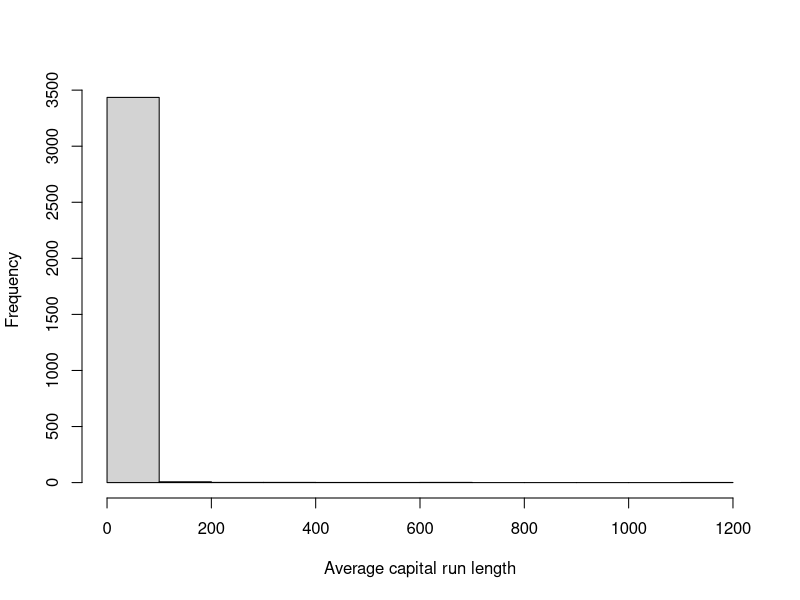
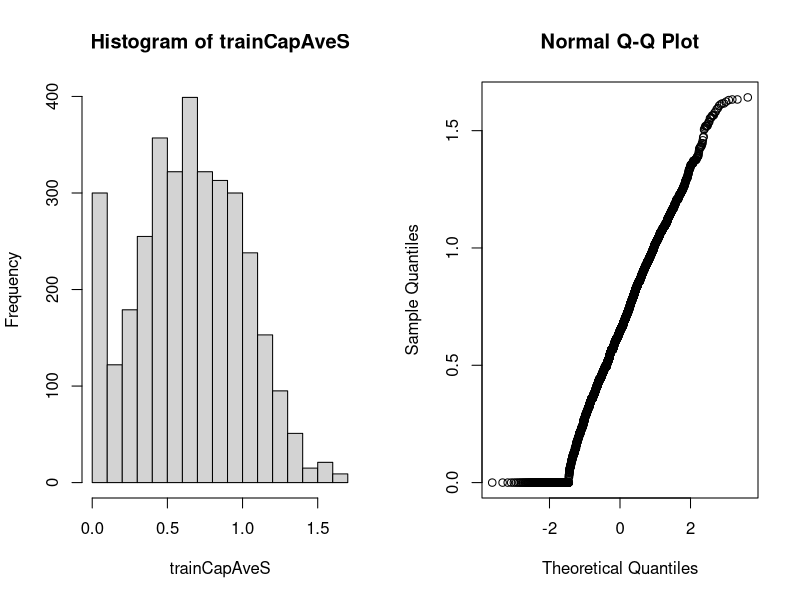
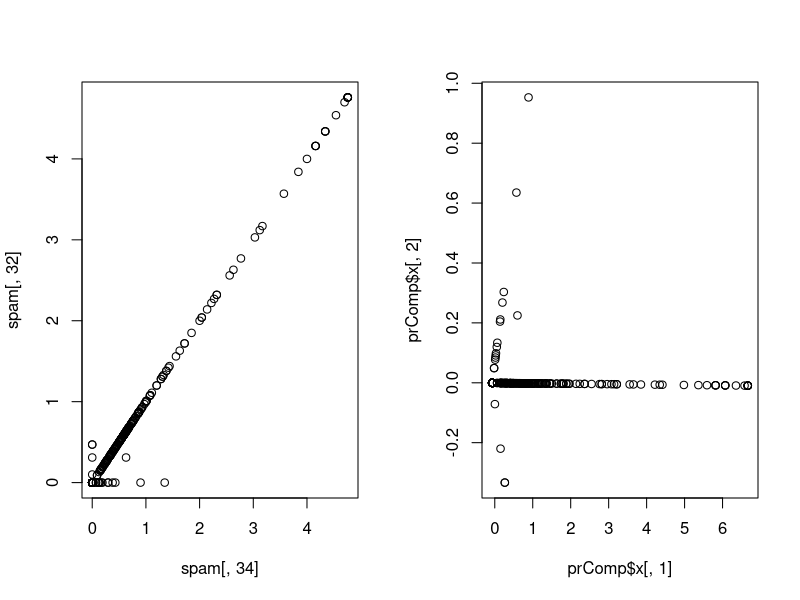
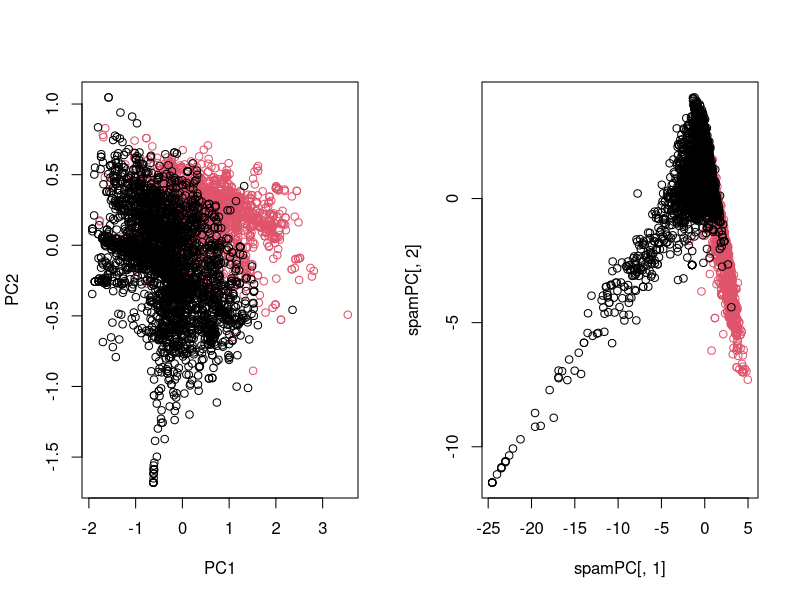

These charts were generated, in order, by the following R code:
library(caret)
library(kernlab)

data(spam)

#createDataPartition generates the indexes to be used in the partition
inTrain <- createDataPartition(y=spam$type, p=0.75, list = FALSE)

training <- spam[inTrain,]
testing <- spam[-inTrain,]

#By plotting the variables we check for weird behaviours in their distribution, skewed
# distributions etc -> need to transform them in order to make them more useful for
# prediction algorithms. This is particularly true when you're using
# model based algorithms. Like linear discriminate analysis, naive Bayes, linear regression

# histogram of average of capital letters IN A ROW, in spam training set
hist(training$capitalAve, main = "", xlab = "Average capital run length")

# In the histogram we can see that most averages ara about 0 to 100 but there are
# a few moch more larger (up to 1200) so we have a very SKEWED VARIABLE

mean(training$capitalAve)
# [1] 5.092227
sd(training$capitalAve)
# [1] 29.72811

# The standard deviation shows how  highly variable the variable is,
# so the need to preprocess:

# Standardizing  -----------------------------------------------------------

trainCapAve <- training$capitalAve
trainCapAveS <- (trainCapAve-mean(trainCapAve))/sd(trainCapAve)
mean(trainCapAveS) #really close to zero
sd(trainCapAveS) # 1

#Standardizing the test set
# IMPORTANT when running a prediction model on the testing set, we standardize
# the set using the mean and sd FROM the TRAINING set

testCapAve <- testing$capitalAve
testCapAveS <- (testCapAve-mean(trainCapAve))/sd(trainCapAve)
mean(testCapAveS) # WILL not be zero since we are standardizing with traning set mean and sd
sd(testCapAveS)  # WILL not be 1


# caret::preProcess function ----------------------------------------------

names(training)[58]
# [1] "type"
preObj <- preProcess(training[,-58], method = c("center","scale"))
# This will create an object usable to preprocess both the training and testing set
# this method performs the same normal standardization as in the previous chunk
# On ALL VARIABLES

trainCapAveS <- predict(preObj, training[,-58])$capitalAve
mean(trainCapAveS)
sd(trainCapAveS)

# the same preObj can be used to preprocess the testing set. The predict
# function will take the same values calculated with the traininig set an apply them
# to the testing set
testCapAveS <- predict(preObj, testing[,-58])$capitalAve
mean(testCapAveS)
sd(testCapAveS)

# PASSING preProcess as an ARGUMENT to caret::train function
set.seed(32343)
modelFit <- train(type ~., data = training, preProcess=c("center", "scale"),
                  method="glm")
modelFit

# Box Cox Transform -------------------------------------------------------


# A Box Cox transformation is a way to transform non-normal dependent variables into a
# normal shape. Normality is an important assumption for many statistical techniques;
# if your data isn’t normal, applying a Box-Cox means that you are able to run a broader
# number of tests.

preObj <- preProcess(training[,-58], method = c("BoxCox"))
trainCapAveS <- predict(preObj, training[,-58])$capitalAve

#checking that the new data is normal:
par(mfrow=c(1,2))
hist(trainCapAveS)
qqnorm(trainCapAveS)

# Impute data -------------------------------------------------------------

# if some data is missing (NA's) we have to impute values into the data set, since
# usually prediction and training algorithms don't handle missing data


# For the example make some values NA
set.seed(13343)
training$capAveNA <- training$capitalAve
selectNA <- rbinom(dim(training)[1], size = 1, prob = 0.05) == 1
training$capAveNA[selectNA] <- NA

# Impute and standardize (impute using k-nearest neighbors) NOTE: preprocess has center + scale as default
preObj <- preProcess(training[,-58], method = c("knnImpute"))
capAve <- predict(preObj, training[,-58])$capAveNA

# Standardize True Values
capAveTruth <- training$capitalAve
capAveTruth <- (capAveTruth-mean(capAveTruth))/sd(capAveTruth)

# compare the true standardized set with the standardized imputed set
quantile(capAve - capAveTruth)

# Just the imputed values
quantile((capAve - capAveTruth)[selectNA])

# Principal Components Analysis -------------------------------------------

training <- spam[inTrain,]
testing <- spam[-inTrain,]


# FIRST we find which variables have a correlation bigger than 0.8
M <- abs(cor(training[,-58])) #column 58 is the output ("type" two levels: "spam" "nospam")
diag(M) <- 0 # to get rid of the 1's in the diagonal of the matrix of correlations
which(M > 0.8, arr.ind = TRUE)

##        row col
## num415  34  32
## num857  32  34

## So the variables "num415" and "num857" are highly correlated

names(spam)[c(34,32)]

## [1] "num415" "num857"

plot(spam[,34], spam[,32])

## PCA in use prcomp
smallSpam <- spam[,c(34,32)]
prComp <- prcomp(smallSpam)
plot(prComp$x[,1], prComp$x[,2])

prComp$rotation

##              PC1        PC2
## num415 0.7080625  0.7061498
## num857 0.7061498 -0.7080625

## So the first principal component is almost identical to adding the two variables, and the second subtracting

# PCA on spam data --------------------------------------------------------

typeColor <- ((spam$type=="spam")*1 + 1) #black if spam, red if not spam
prComp <- prcomp(log10(spam[,-58] + 1))
plot(prComp$x[,1], prComp$x[,2], col = typeColor, xlab = "PC1", ylab = "PC2")

## PCA with caret
preProc <- preProcess(log10(spam[,-58]+1), method = "pca", pcaComp = 2)
spamPC <- predict(preProc, log10(spam[,-58]+1))
plot(spamPC[,1],spamPC[,2], col = typeColor)

## fitting the model with principal components
preProc <- preProcess(log10(training[,-58]+1), method = "pca", pcaComp = 2)
trainPC <- predict(preProc, log10(training[,-58]+1))
modelFit <- train(x = trainPC, y = training$type,method="glm")

## trying the model with PCA on the testing set
testPC <- predict(preProc, log10(testing[,-58]+1))
confusionMatrix(testing$type, predict(object = modelFit,testPC))

## Doing the preprocessing as part of the training process
modelFit <- train(type ~ ., method = "glm", preProcess = "pca", data = training)

## predict on the testing set and confusion matrix
confusionMatrix(testing$type, predict(object = modelFit,testing))

## Confusion Matrix and Statistics

##           Reference
## Prediction nonspam spam
##    nonspam     666   31
##    spam         63  390

##                Accuracy : 0.9183
##                  95% CI : (0.9009, 0.9334)
##     No Information Rate : 0.6339
##     P-Value [Acc > NIR] : < 2.2e-16

##                   Kappa : 0.8267
##  Mcnemar's Test P-Value : 0.001387

##             Sensitivity : 0.9136
##             Specificity : 0.9264
##          Pos Pred Value : 0.9555
##          Neg Pred Value : 0.8609
##              Prevalence : 0.6339
##          Detection Rate : 0.5791
##    Detection Prevalence : 0.6061
##       Balanced Accuracy : 0.9200

##        'Positive' Class : nonspam
